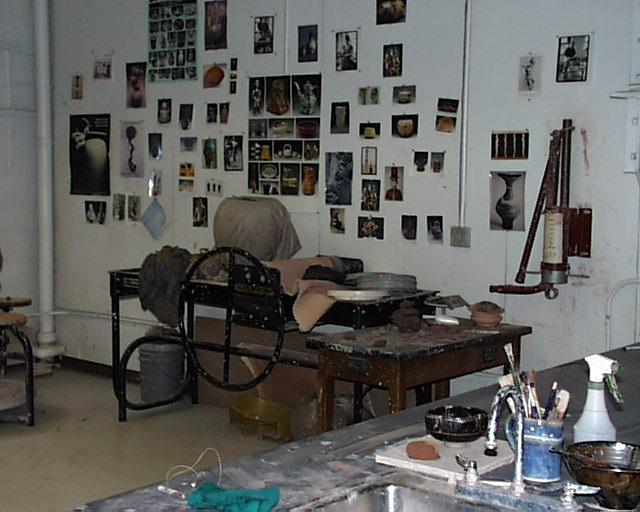
//> input picture proj2/olympus/pic.0008.jpg, 640 x 512 px, given in place of the camera
$ ./feature   (built with g++ and OpenCV 4)
//> lines starting //> are read from the running program, lines starting //| are printed output that depends on the picture; after the words box and inside, x2 and y2 are one past the last pixel; in counts of white or black regions, pixels touching at a corner belong together
#include <iostream>
#include "utils.h"

enum mode{
  HARRIS = 1,
  SIFT = 2,
};

int main(int argc, char *argv[]) {
  mode m = HARRIS;

  cv::VideoCapture *capdev;
  // open the video device
  capdev = new cv::VideoCapture(0);
  if (!capdev->isOpened()) {
    printf("Unable to open video device\n");
    return (-1);
  }
  // get some properties of the image
  cv::Size refS((int) capdev->get(cv::CAP_PROP_FRAME_WIDTH),
                (int) capdev->get(cv::CAP_PROP_FRAME_HEIGHT));
  printf("Expected size: %d %d\n", refS.width, refS.height);
  cv::namedWindow("Video", 1); // identifies a window
  cv::Mat frame;
  cv::Mat grey_scale;
  cv::Mat dst = cv::Mat::zeros(refS.width, refS.height, CV_32FC1);
  cv::Mat dst_norm, dst_norm_scaled;

  for (;;) {
    *capdev >> frame; // get a new frame from the camera, treat as a stream
//> frame is the input picture: 512 rows x 640 cols, CV_8UC3; mean B, G, R 93.5, 96.3, 96.4
    if (frame.empty()) {
      printf("frame is empty\n");
      break;
    }

    cv::cvtColor(frame, grey_scale, cv::COLOR_BGR2GRAY);
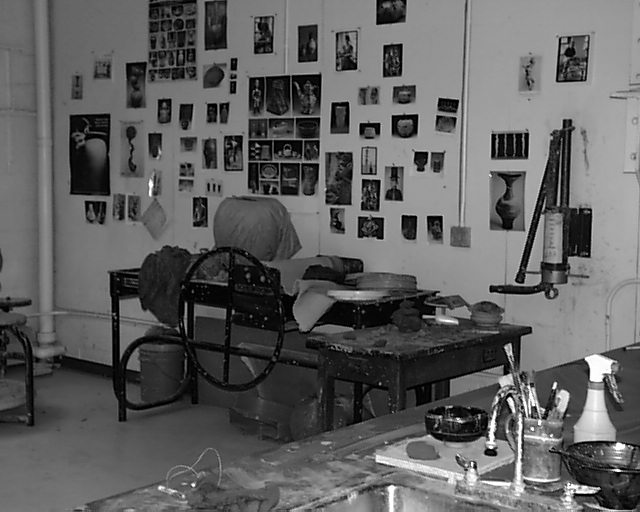
//> grey_scale: 512 rows x 640 cols, CV_8UC1; min 0, max 255, mean 96

    if (m == HARRIS) {
      int blockSize = 5;
      int apertureSize = 3;
      double k = 0.04;
      cornerHarris(grey_scale, dst, blockSize, apertureSize, k);
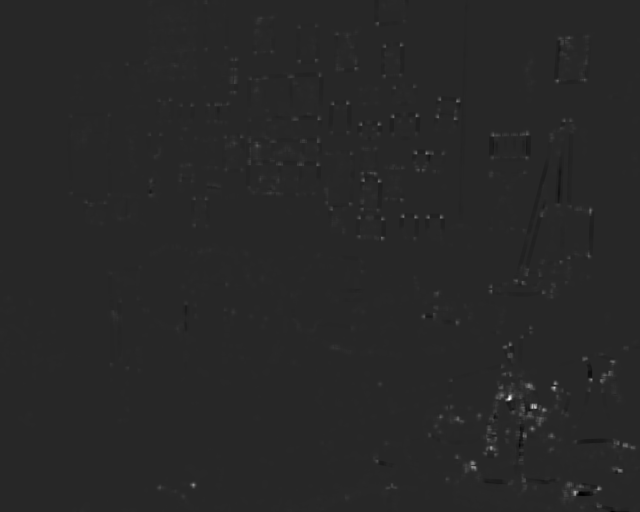
//> dst: 512 rows x 640 cols, CV_32FC1; min -0.00394, max 0.0212, mean 3.62e-05; drawn with min black and max white
      normalize(dst, dst_norm, 0, 255, cv::NORM_MINMAX, CV_32FC1, cv::Mat());
      convertScaleAbs(dst_norm, dst_norm_scaled);
      for (int i = 0; i < dst_norm.rows; i++) {
        for (int j = 0; j < dst_norm.cols; j++) {
          if ((int) dst_norm.at<float>(i, j) > 100) {
            circle(frame, cv::Point(j, i), 1, cv::Scalar(0, 0, 255), 1, 8, 0);
          }
        }
      }
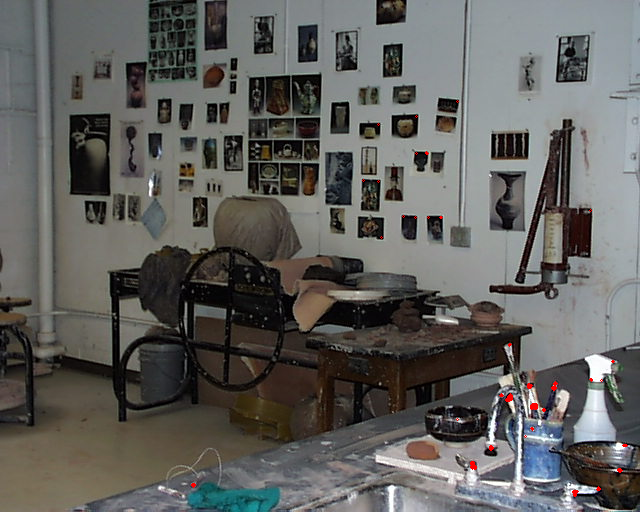
//> frame: 512 rows x 640 cols, CV_8UC3; 0.14% of pixels changed, all inside (x1, y1, x2, y2) = (191, 100, 628, 497)
    } else {
      cv::Ptr<cv::SiftFeatureDetector> detector = cv::SiftFeatureDetector::create();
      std::vector<cv::KeyPoint> key_points;
      detector->detect(grey_scale, key_points);

      cv::Mat output;
      cv::drawKeypoints(grey_scale, key_points, output, cv::Scalar::all(-1), cv::DrawMatchesFlags::DRAW_RICH_KEYPOINTS);
      output.copyTo(frame);
    }


    // see if there is a waiting keystroke
    int key = cv::waitKey(10);
//> the 'q' key is pressed
    // if user types 'q', quit the program
    if (key == 'q') {
      break;
    }
    if (key == 's') {
      cv::imwrite("../corners.jpg", frame);
    }
    // if user types 'h', show the harris corners
    else if (key == 'h') {
      m = HARRIS;
    }
      // if user types 'f', show the sift corners with orientations
    else if (key == 'f') {
      m = SIFT;
    }

    imshow("Video", frame);
  }
  delete capdev;
  return (0);
}
